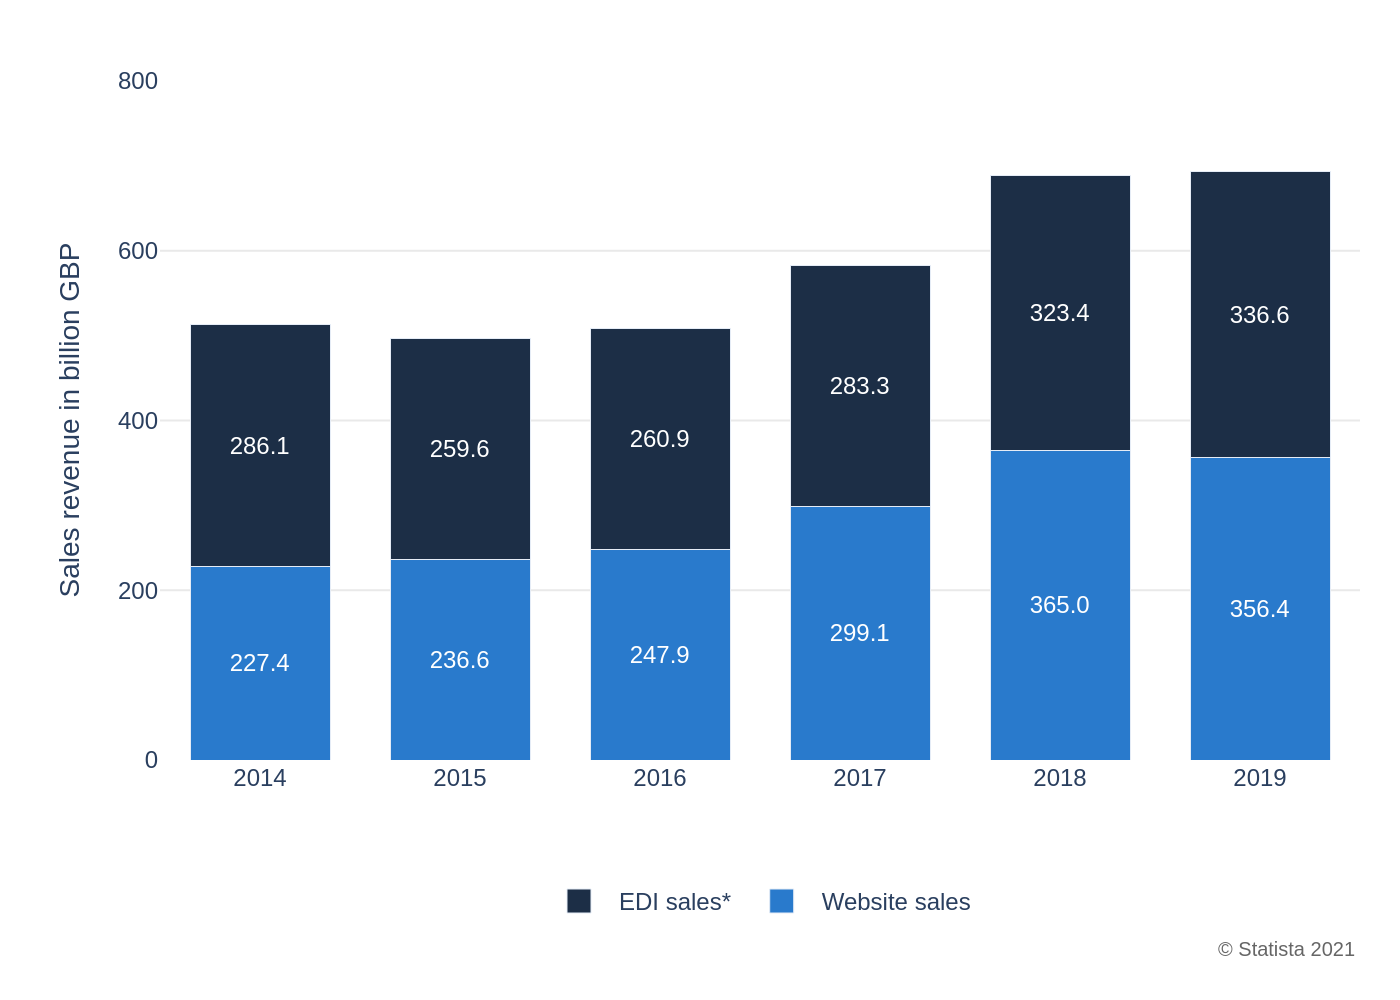

This chart was generated by the following Python code:
import sys
import json
import os
import plotly.graph_objects as go

if len(sys.argv) != 2:
    print("Usage: python create_chart.py <json_file_path>", file=sys.stderr)
    sys.exit(1)

json_path = sys.argv[1]

try:
    with open(json_path, 'r', encoding='utf-8') as f:
        config = json.load(f)
except FileNotFoundError:
    print(f"Error: File not found at {json_path}", file=sys.stderr)
    sys.exit(1)
except json.JSONDecodeError:
    print(f"Error: Invalid JSON format in {json_path}", file=sys.stderr)
    sys.exit(1)

chart_data = config.get('chart_data', {})
texts = config.get('texts', {})
colors = config.get('colors', [])
categories = chart_data.get('categories', [])

fig = go.Figure()

for i, series in enumerate(chart_data.get('series', [])):
    fig.add_trace(go.Bar(
        x=categories,
        y=series.get('data', []),
        name=series.get('name', ''),
        marker_color=colors[i % len(colors)] if colors else None,
        text=series.get('data', []),
        textposition='inside',
        textfont=dict(color='white', family='Arial', size=12),
        insidetextanchor='middle'
    ))

title_text = texts.get('title') or ''
if texts.get('subtitle'):
    title_text += f"<br><sub>{texts.get('subtitle')}</sub>"

source_text = texts.get('source', '')

fig.update_layout(
    barmode='stack',
    title_text=title_text if title_text else None,
    xaxis=dict(
        title_text=texts.get('x_axis_title'),
        showgrid=False,
        zeroline=False
    ),
    yaxis=dict(
        title_text=texts.get('y_axis_title'),
        range=[0, 801],
        tickvals=[0, 200, 400, 600, 800],
        gridcolor='#e9e9e9',
        showgrid=True,
        zeroline=False
    ),
    legend=dict(
        orientation="h",
        yanchor="bottom",
        y=-0.25,
        xanchor="center",
        x=0.5
    ),
    plot_bgcolor='white',
    paper_bgcolor='white',
    font=dict(family="Arial", size=12),
    margin=dict(l=80, r=20, b=120, t=40),
    bargap=0.3,
    annotations=[
        dict(
            text=source_text,
            showarrow=False,
            xref='paper',
            yref='paper',
            x=1,
            y=-0.3,
            xanchor='right',
            yanchor='bottom',
            font=dict(family="Arial", size=10, color='#666666'),
            align='right'
        )
    ] if source_text else []
)

base_filename = os.path.splitext(os.path.basename(json_path))[0]
output_filename = f"{base_filename}.png"

fig.write_image(output_filename, scale=2)

print(f"Chart saved to {output_filename}")
